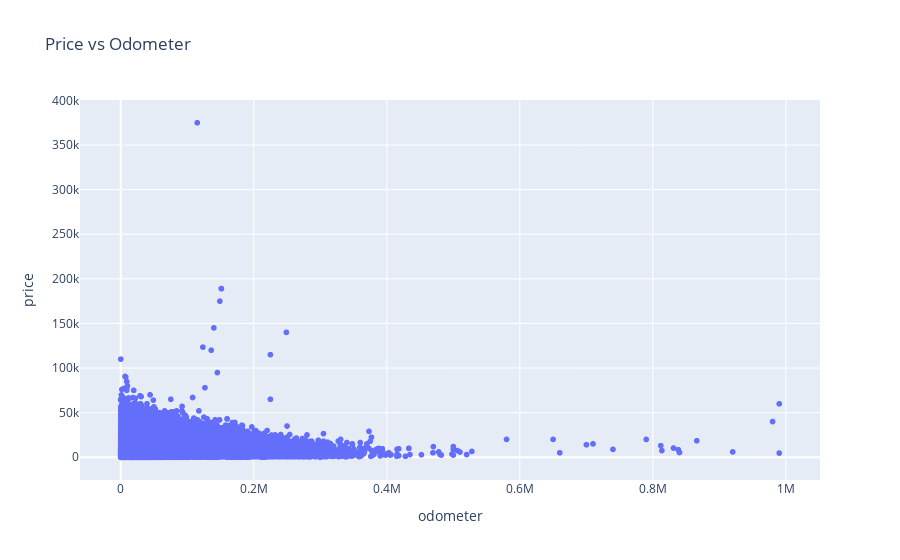

The notebook cell this image was saved under:
### Markdown cell above
**Scatter plot**

### Code cell
df_scatter = df_eda.dropna(subset=["odometer"])
fig3 = px.scatter(df_scatter, x="odometer", y="price", title="Price vs Odometer")
fig3.show()

### Figure 1 — Plotly figure (JSON) as saved in the notebook; plotly's stock layout.template omitted (floating-point values rounded to 4 significant figures; data arrays with more than 128 entries replaced by an {"elided": "..."} marker saying what was removed)
{"data": [{"hovertemplate": "odometer=%{x}<br>price=%{y}<extra></extra>", "legendgroup": "", "marker": {"color": "#636efa", "symbol": "circle"}, "mode": "markers", "name": "", "showlegend": false, "type": "scattergl", "x": {"elided": "43633 float values"}, "xaxis": "x", "y": {"elided": "43633 int values"}, "yaxis": "y"}], "layout": {"legend": {"tracegroupgap": 0}, "title": {"text": "Price vs Odometer"}, "xaxis": {"anchor": "y", "domain": [0, 1], "title": {"text": "odometer"}}, "yaxis": {"anchor": "x", "domain": [0, 1], "title": {"text": "price"}}}}
